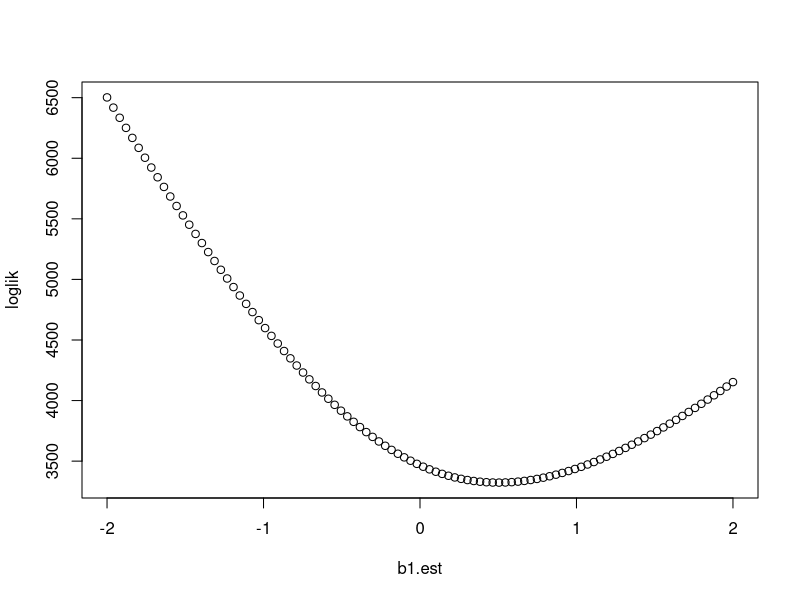

Source code (R):
b0<-0
b1<-.5
x<-rnorm(5000)
p<-1/(1+exp(-1*(b0+b1*x)))
y<-rbinom(length(x),1,p)

##likelihood
p<-function(b,x) 1/(1+exp(-1*(b[1]+b[2]*x)))
ll<-function(b,x,y) {
    pr<-p(b,x)
    -1*sum(y*log(pr)+(1-y)*log(1-pr)) ##note the -1
}
##
b0.est<-0 ##note this. we wouldn't normally assume this but i want to have a likelihood surface that i can plot in 2d
b1.est<-seq(-2,2,length.out=100)
loglik<-numeric()
for (i in 1:length(b1.est)) loglik[i]<-ll(c(b0.est,b1.est[i]),x=x,y=y)
plot(b1.est,loglik)

optim(c(0,0),ll,x=x,y=y)
coef(glm(y~x,family='binomial'))
